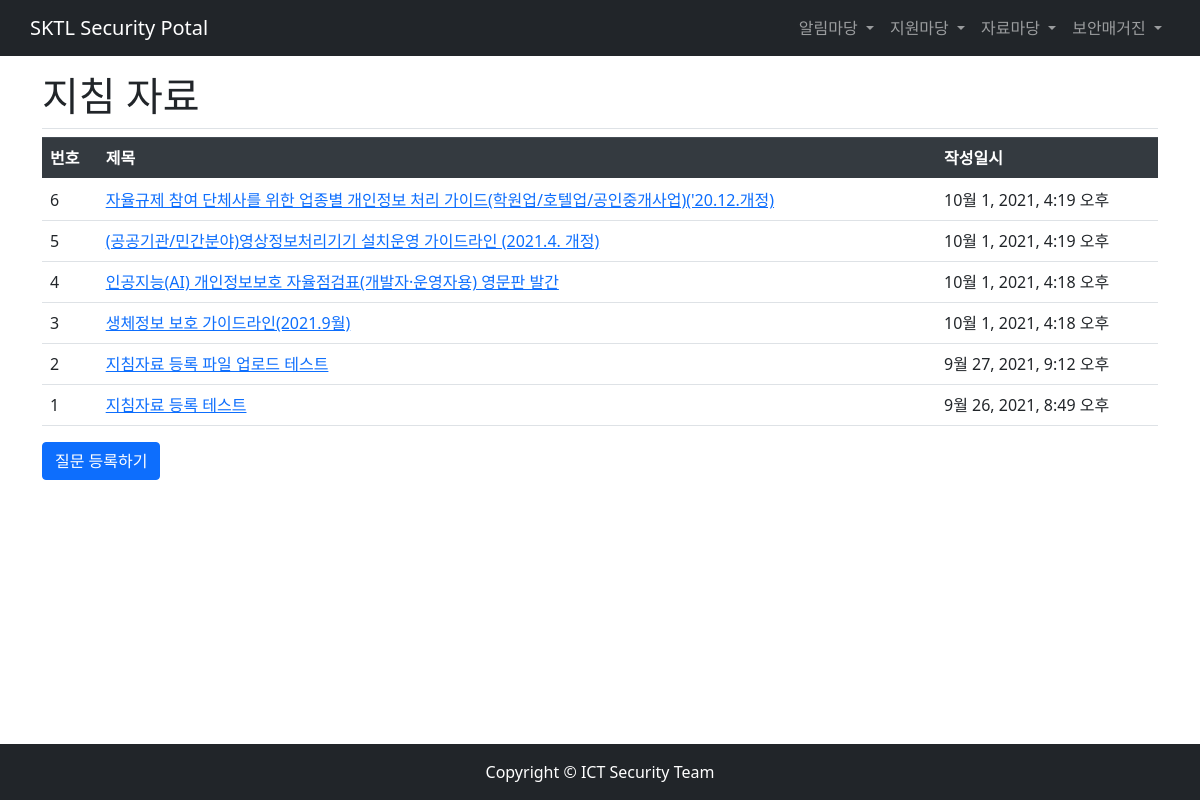
Screenshot of /pybo/regulation_data/ with the database file from the repository.
### pybo/models.py (models this page shows, shortened)
class Model_regulation(models.Model):
    subject = models.CharField(max_length=200)
    upload_files = models.FileField(upload_to=get_file_path, null=True, blank=True, verbose_name='파일')
    filename = models.CharField(max_length=64, null=True, verbose_name='첨부파일명')
    content = models.TextField()
    create_date = models.DateTimeField()

### pybo/views.py (the view)
# urls.py: path('regulation_data/', views.regulation_data, name='regulation_data'),
def regulation_data(request):
    page = request.GET.get('page', '1') # 페이지(ex-localhost:8000/pybo/?page=1)
    regulation_list = Model_regulation.objects.order_by('-create_date')
    paginator = Paginator(regulation_list, 10) # 페이지당 10개씩 보여 주기, question_list를 페이징 객체 paginator 로 변환
    page_obj = paginator.get_page(page)
    context = {'regulation_list': page_obj}
    return render(request, 'pybo/regulation_list.html', context)

### pybo/templatetags/pybo_filter.py (called while the page is built)
@register.filter
def sub(value, arg):
    return value - arg

### templates/pybo/regulation_list.html
{% extends 'base.html' %}
{% load pybo_filter %}
{% block content %}
<div class="container my-3">
    <h1 class="border-bottom py-2">지침 자료</h1>
    <table  class="table">
        <thead>
        <tr class="thead-dark">
            <th>번호</th>
            <th>제목</th>
            <th>작성일시</th>
        </tr>
        </thead>
        <tbody>
        {% if regulation_list %}
        {% for regulation in regulation_list %}
        <tr>
            <td>{{ regulation_list.paginator.count|sub:regulation_list.start_index|sub:forloop.counter0|add:1 }}</td>
            <td>
                <a href="{% url 'pybo:regulation_detail' regulation.id %}">
                    {{ regulation.subject }}
                </a>
            </td>
            <td>{{ regulation.create_date }}</td>
        </tr>
        {% endfor %}
        {% else %}
        <tr>
            <td colsapn="3">질문이 없습니다.</td>
        </tr>
        {% endif %}
        </tbody>
    </table>
    <a href="{% url 'pybo:regulation_create' %}" class="btn btn-primary" >
        질문 등록하기
    </a>
</div>
{% endblock %}

### rows the page displays
Model_regulation: paginator.count|sub "6", subject "자율규제 참여 단체사를 위한 업종별 개인정보 처리 가이드(학원업/호텔업/공인중개사업)('20.12.개정)", create_date "10월 1, 2021, 4:19 오후"
Model_regulation: paginator.count|sub "5", subject "(공공기관/민간분야)영상정보처리기기 설치운영 가이드라인 (2021.4. 개정)", create_date "10월 1, 2021, 4:19 오후"
Model_regulation: paginator.count|sub "4", subject "인공지능(AI) 개인정보보호 자율점검표(개발자·운영자용) 영문판 발간", create_date "10월 1, 2021, 4:18 오후"
Model_regulation: paginator.count|sub "3", subject "생체정보 보호 가이드라인(2021.9월)", create_date "10월 1, 2021, 4:18 오후"
Model_regulation: paginator.count|sub "2", subject "지침자료 등록 파일 업로드 테스트", create_date "9월 27, 2021, 9:12 오후"
Model_regulation: paginator.count|sub "1", subject "지침자료 등록 테스트", create_date "9월 26, 2021, 8:49 오후"
